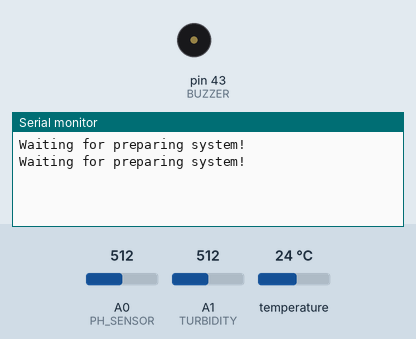
Bench run of a sketch on a simulated Arduino Mega 2560, built with avr-gcc and run on an emulated ATmega2560. Shown: buzzer (waves = sounding, pin HIGH), the last lines printed to the serial monitor. The inputs (shaded band) are chosen by the test bench; at power-on: temperature 24 °C, A0 (PH_SENSOR) = 512, A1 (TURBIDITY) = 512.

Above: at 1.2 s.
1.3 s: temperature set to 25.5 °C
At 7.0 s:
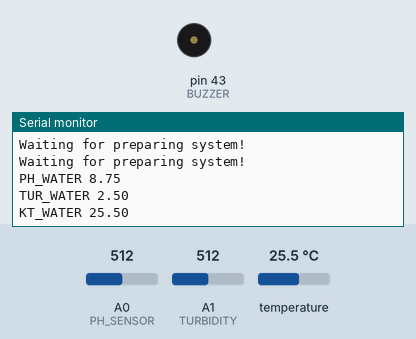
7.5 s: A0 (PH_SENSOR) set to 716
At 13.5 s:
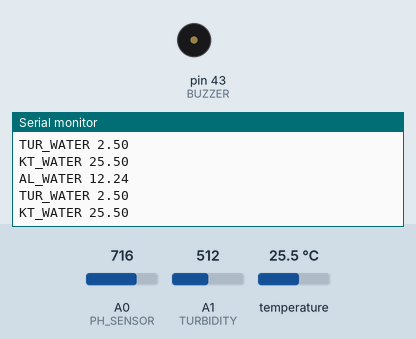
14.3 s: A1 (TURBIDITY) set to 900
At 20.8 s:
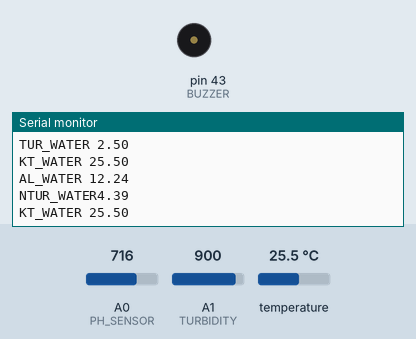
21.1 s: temperature set to 12 °C
At 27.6 s:
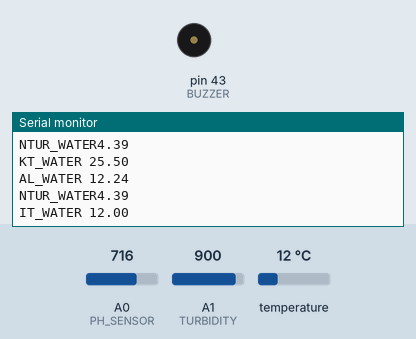
27.9 s: A0 (PH_SENSOR) set to 306
At 34.1 s:
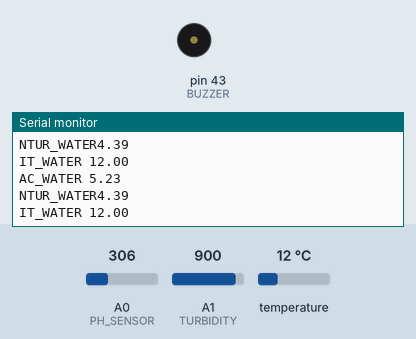

Measured:
- the behaviour switches between 24.9 and 25 °C on temperature (found by bisection; images 0 and 1)
- after the input at 1.3 s, the serial monitor: prints a new line after 4.8 s (image 1)
- after the input at 7.5 s, the serial monitor: prints a new line after 5.4 s (image 2)
- after the input at 14.3 s, the serial monitor: prints a new line after 5.5 s (image 3)
- after the input at 21.1 s, the serial monitor: prints a new line after 5.6 s (image 4)
- after the input at 27.9 s, the serial monitor: prints a new line after 5.7 s (image 5)

The sketch:

grape-seaweed_machine.ino
```cpp
// (licence header left out)
#include <OneWire.h>
#include <DallasTemperature.h>
#define PH_SENSOR A0
#define TURBIDITY A1
#define ONE_WIRE_BUS 2
#define BUZZER 43

#define Offset 0.00
OneWire oneWire(ONE_WIRE_BUS);
DallasTemperature temp_sensor(&oneWire);

int problem = 0, start = 0;
int turbidityRead;
float turbidityV, phValue, temp_water;

unsigned long currentTime,calTime,startTime;
void setup() {
  Serial.begin(9600);
  pinMode(BUZZER,OUTPUT);
  temp_sensor.begin();
  startTime = millis();
}

float pH_avg(){
  int buf[10]; //buffer for read analog
  for(int i=0;i<10;i++){
    buf[i]=analogRead(PH_SENSOR);
    delay(10);
  }

  // Sort Value from min -> max
  for(int i=0;i<9;i++){
    for(int j=i+1;j<10;j++){
      if(buf[i]>buf[j]){
        int temp=buf[i];
        buf[i]=buf[j];
        buf[j]=temp;
      }
    }
  }

  unsigned long int avgValue=0;
  for(int i=2;i<8;i++) //take the average value of 6 center sample
    avgValue+=buf[i];
  float phValue=(float)avgValue*5.0/1024/6; //convert the analog into millivolt
  phValue=3.5*phValue+Offset;

  return phValue;
}

void loop() {
  problem = 0;
  currentTime = millis();
  calTime = currentTime-startTime;

  // if(calTime >= 45000){
  if(calTime >= 5000){
    startTime = millis();
    // Recieve Volts & Convert Value from Sensors
    turbidityRead = analogRead(TURBIDITY);
    turbidityV = turbidityRead * (5.0 / 1024.0);
    phValue = pH_avg();
    temp_sensor.requestTemperatures();
    temp_water = temp_sensor.getTempCByIndex(0);
    start = 1;
  }else if(start == 1){
    // Send to Output Code
      /* pH Detector */
      if(phValue < 6.5){
        Serial.print("AC_WATER "); Serial.println(phValue);
        problem++;
      }else if(phValue > 9){
        Serial.print("AL_WATER "); Serial.println(phValue);
        problem++;
      }else{
        // Normal PH
        Serial.print("PH_WATER "); Serial.println(phValue);
      }

      /* Turbidity Dectector */
      if(turbidityV < 3.8){
        Serial.print("TUR_WATER "); Serial.println(turbidityV);
        problem++;
      }else{
        Serial.print("NTUR_WATER"); Serial.println(turbidityV);
      }

      /* Temperature Dectector */
      if(temp_water > 30){
        // RT = Reduce Temperature
        Serial.print("RT_WATER "); Serial.println(temp_water);
        problem++;
      }else if(temp_water < 25){
        // IT = Increase Temperature
        Serial.print("IT_WATER "); Serial.println(temp_water);
        problem++;
      }else{
        // KT = Okay Temperature
        Serial.print("KT_WATER "); Serial.println(temp_water);
      }

      if(problem < 1){
        Serial.print("N_WATER ");
      }
      Serial.println();
      delay(3000);
  }else{
    Serial.println("Waiting for preparing system!");
    turbidityRead = analogRead(TURBIDITY);
    turbidityV = turbidityRead * (5.0 / 1024.0);
    phValue = pH_avg();
    temp_sensor.requestTemperatures();
    temp_water = temp_sensor.getTempCByIndex(0);
  }

}
```
